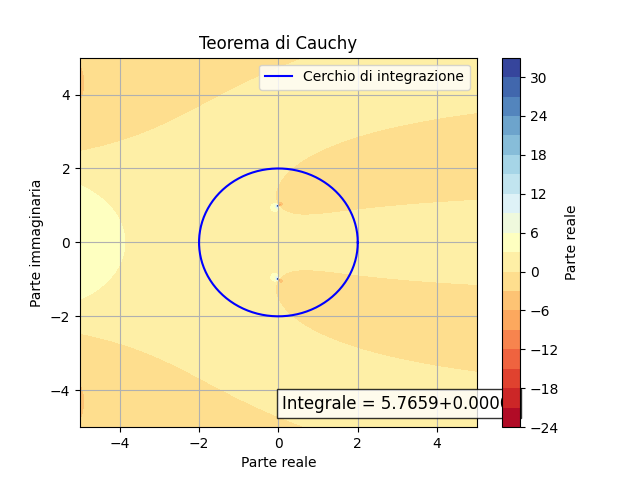

Here is the Python script that generated this plot:
import numpy as np
import matplotlib.pyplot as plt

# Funzione per calcolare l'integrale complesso
def cauchy_integral(z, f, radius, num_points=500):
    theta = np.linspace(0, 2 * np.pi, num_points)
    points = z + radius * np.exp(1j * theta)
    values = f(points)
    integral = np.sum(values) * (2 * np.pi * radius) / num_points
    return integral
# Funzione complessa di esempio
def complex_function(z):
    return np.exp(-z) / (1 + z**2)

# Parametri per il calcolo dell'integrale
center = 0 + 0j  # Centro del cerchio di integrazione
radius = 2  # Raggio del cerchio di integrazione

# Calcolo dell'integrale
integral = cauchy_integral(center, complex_function, radius)

# Tracciamento del cerchio di integrazione
theta = np.linspace(0, 2 * np.pi, 100)
circle_x = center.real + radius * np.cos(theta)
circle_y = center.imag + radius * np.sin(theta)

plt.plot(circle_x, circle_y, color='b', label='Cerchio di integrazione')

# Tracciamento della funzione complessa
x = np.linspace(-5, 5, 400)
y = np.linspace(-5, 5, 400)
X, Y = np.meshgrid(x, y)
Z = X + 1j * Y
W = complex_function(Z)

plt.contourf(X, Y, W.real, levels=20, cmap='RdYlBu')
plt.colorbar(label='Parte reale')

# Etichette degli assi e del titolo
plt.xlabel('Parte reale')
plt.ylabel('Parte immaginaria')
plt.title('Teorema di Cauchy')

# Mostra l'integrale calcolato come testo nel grafico
plt.text(0.1, -4.5, f'Integrale = {integral:.4f}', fontsize=12, bbox=dict(facecolor='white', alpha=0.8))

# Mostra il grafico
plt.legend()
plt.grid(True)
plt.show()
